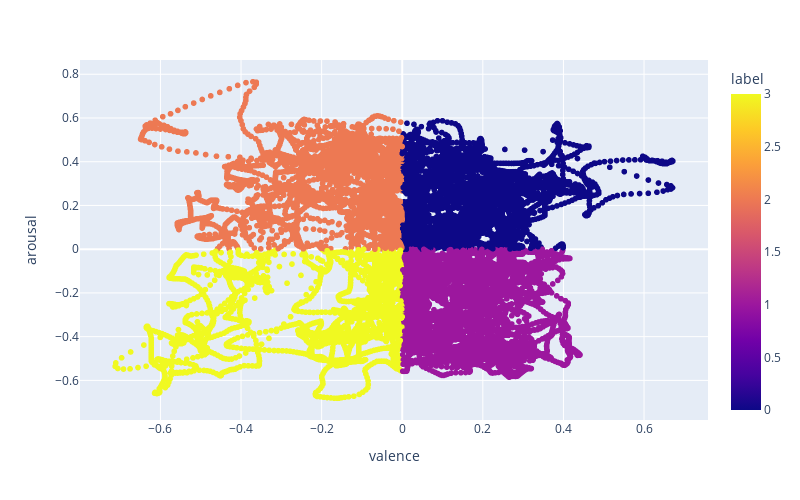

Write notebook code for a chart like this one.
### Code cell
import plotly.express as px

fig = px.scatter(train_df, x='valence', y='arousal', color='label')
fig.update_layout(width=800, height=500)
fig.show()

### Figure 1 — Plotly figure (JSON) as saved in the notebook; plotly's stock layout.template omitted (floating-point values rounded to 4 significant figures; data arrays with more than 128 entries replaced by an {"elided": "..."} marker saying what was removed)
{"data": [{"hovertemplate": "valence=%{x}<br>arousal=%{y}<br>label=%{marker.color}<extra></extra>", "legendgroup": "", "marker": {"color": {"elided": "22703 int values"}, "coloraxis": "coloraxis", "symbol": "circle"}, "mode": "markers", "name": "", "showlegend": false, "type": "scattergl", "x": {"elided": "22703 float values"}, "xaxis": "x", "y": {"elided": "22703 float values"}, "yaxis": "y"}], "layout": {"coloraxis": {"colorbar": {"title": {"text": "label"}}, "colorscale": [[0, "#0d0887"], [0.1111, "#46039f"], [0.2222, "#7201a8"], [0.3333, "#9c179e"], [0.4444, "#bd3786"], [0.5556, "#d8576b"], [0.6667, "#ed7953"], [0.7778, "#fb9f3a"], [0.8889, "#fdca26"], [1, "#f0f921"]]}, "height": 500, "legend": {"tracegroupgap": 0}, "margin": {"t": 60}, "width": 800, "xaxis": {"anchor": "y", "domain": [0, 1], "title": {"text": "valence"}}, "yaxis": {"anchor": "x", "domain": [0, 1], "title": {"text": "arousal"}}}}
